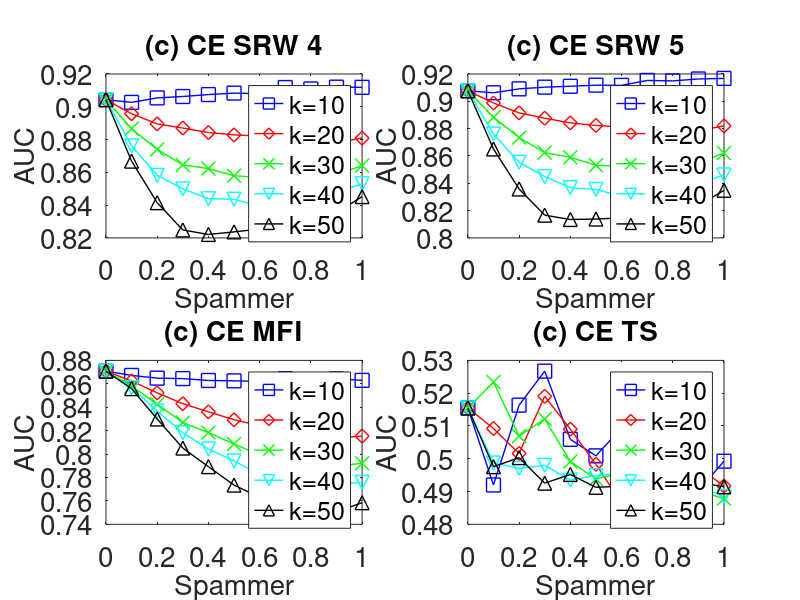

The MATLAB source for this figure:

subplot(2,2,1);
x=0:0.1:1;
y=[0.9043212    0.9026684	0.9053995	0.9062568	0.907441	0.908334	0.9079904	0.9117398	0.9108616	0.911963	0.9118658
];
plot(x,y,'-bs','LineWidth',1,'MarkerSize',10);
hold on;

y=[0.9043212 	0.895741	0.8895508	0.8870128	0.8842864	0.8828702	0.882055	0.87965	0.8811212	0.8783098	0.8808456
];
plot(x,y,'-rd','LineWidth',1,'MarkerSize',10);
hold on;

y=[0.9043212 	0.886549	0.8740292	0.8645392	0.8622756	0.8579438	0.8567798	0.8566884	0.859149	0.8585144	0.8641362
];
plot(x,y,'-gx','LineWidth',1,'MarkerSize',10);
hold on;

y=[0.9043212 	0.8761992	0.8582082	0.8498788	0.8438912	0.8435934	0.8392484	0.8419108	0.8451072	0.8475806	0.8530682
];
plot(x,y,'-cv','LineWidth',1,'MarkerSize',10);
hold on;

y=[0.9043212 	0.866815	0.8414848	0.824852	0.8221022	0.8236658	0.825412	0.831191	0.833335	0.8354112	0.8451858
];
plot(x,y,'-k^','LineWidth',1,'MarkerSize',10);


set(gca,'FontSize',20);
xlabel('Spammer','fontsize',20);
ylabel('AUC','fontsize',20);
title('(c) CE SRW 4','fontsize',20);

legend('k=10','k=20','k=30','k=40','k=50');
hold on;



subplot(2,2,2);
x=0:0.1:1;
y=[0.9077024    0.9062216	0.9091143	0.9103591	0.9110028	0.9117952	0.9116716	0.9152734	0.914927	0.9163514	0.9167706
];
plot(x,y,'-bs','LineWidth',1,'MarkerSize',10);
hold on;

y=[0.9077024	0.8987412	0.8915524	0.887605	0.8842106	0.882329	0.8811572	0.8795686	0.8814752	0.8785462	0.8819832
];
plot(x,y,'-rd','LineWidth',1,'MarkerSize',10);
hold on;

y=[0.9077024	0.888337	0.8734454	0.8624392	0.8589976	0.8532048	0.8523844	0.8522958	0.8548952	0.855198	0.8620634
];
plot(x,y,'-gx','LineWidth',1,'MarkerSize',10);
hold on;

y=[0.9077024	0.8760606	0.8553558	0.8449346	0.836796	0.8354886	0.8304874	0.8333176	0.8371484	0.8396632	0.8461172
];
plot(x,y,'-cv','LineWidth',1,'MarkerSize',10);
hold on;

y=[0.9077024	0.8650978	0.8358024	0.816625	0.8134822	0.8138026	0.814634	0.8194018	0.821459	0.823694	0.8348552
];
plot(x,y,'-k^','LineWidth',1,'MarkerSize',10);


set(gca,'FontSize',20);
xlabel('Spammer','fontsize',20);
ylabel('AUC','fontsize',20);
title('(c) CE SRW 5','fontsize',20);

legend('k=10','k=20','k=30','k=40','k=50');
hold on;


subplot(2,2,3);
x=0:0.1:1;
y=[0.8707852    0.8671651	0.864837	0.8644428	0.8628464	0.8625288	0.8620766	0.8644176	0.8614436	0.8641864	0.862946
];
plot(x,y,'-bs','LineWidth',1,'MarkerSize',10);
hold on;

y=[0.8707852	0.862393	0.852263	0.8430182	0.8360604	0.8293216	0.8242008	0.8212578	0.8190284	0.813773	0.8153096
];
plot(x,y,'-rd','LineWidth',1,'MarkerSize',10);
hold on;

y=[0.8707852	0.8582052	0.8424942	0.8269306	0.818337	0.8085932	0.7993482	0.7966066	0.7947432	0.7897574	0.7921046
];
plot(x,y,'-gx','LineWidth',1,'MarkerSize',10);
hold on;

y=[0.8707852	0.8565762	0.8366722	0.818195	0.8042962	0.7940894	0.7826916	0.776269	0.774022	0.7738274	0.7758448
];
plot(x,y,'-cv','LineWidth',1,'MarkerSize',10);
hold on;

y=[0.8707852	0.8558684	0.829948	0.8051162	0.789238	0.7734846	0.763119	0.7564472	0.7551936	0.7506958	0.758452
];
plot(x,y,'-k^','LineWidth',1,'MarkerSize',10);


set(gca,'FontSize',20);
xlabel('Spammer','fontsize',20);
ylabel('AUC','fontsize',20);
title('(c) CE MFI','fontsize',20);

legend('k=10','k=20','k=30','k=40','k=50');
hold on;


subplot(2,2,4);
x=0:0.1:1;
y=[0.5154864    0.4919904	0.5163402	0.5267146	0.5059198	0.500894	0.509392	0.492095	0.4852012	0.4902894	0.4992554
];
plot(x,y,'-bs','LineWidth',1,'MarkerSize',10);
hold on;

y=[0.5154864	0.5092126	0.5016076	0.5190544	0.5090198	0.4983018	0.4865298	0.4935618	0.492569	0.4974254	0.4916732
];
plot(x,y,'-rd','LineWidth',1,'MarkerSize',10);
hold on;

y=[0.5154864	0.5233942	0.506914	0.5121116	0.4991674	0.4938108	0.4956858	0.490095	0.4941648	0.4902024	0.4878656
];
plot(x,y,'-gx','LineWidth',1,'MarkerSize',10);
hold on;

y=[0.5154864    0.4987146	0.497068	0.4980004	0.4934822	0.4948676	0.4955354	0.4864032	0.4898032	0.4916364	0.4885116

];
plot(x,y,'-cv','LineWidth',1,'MarkerSize',10);
hold on;

y=[0.5154864	0.4975778	0.50034	0.4925478	0.495196	0.491288	0.491627	0.4904628	0.492133	0.4928068	0.4914438
];
plot(x,y,'-k^','LineWidth',1,'MarkerSize',10);


set(gca,'FontSize',20);
xlabel('Spammer','fontsize',20);
ylabel('AUC','fontsize',20);
title('(c) CE TS','fontsize',20);

legend('k=10','k=20','k=30','k=40','k=50');
hold on;
